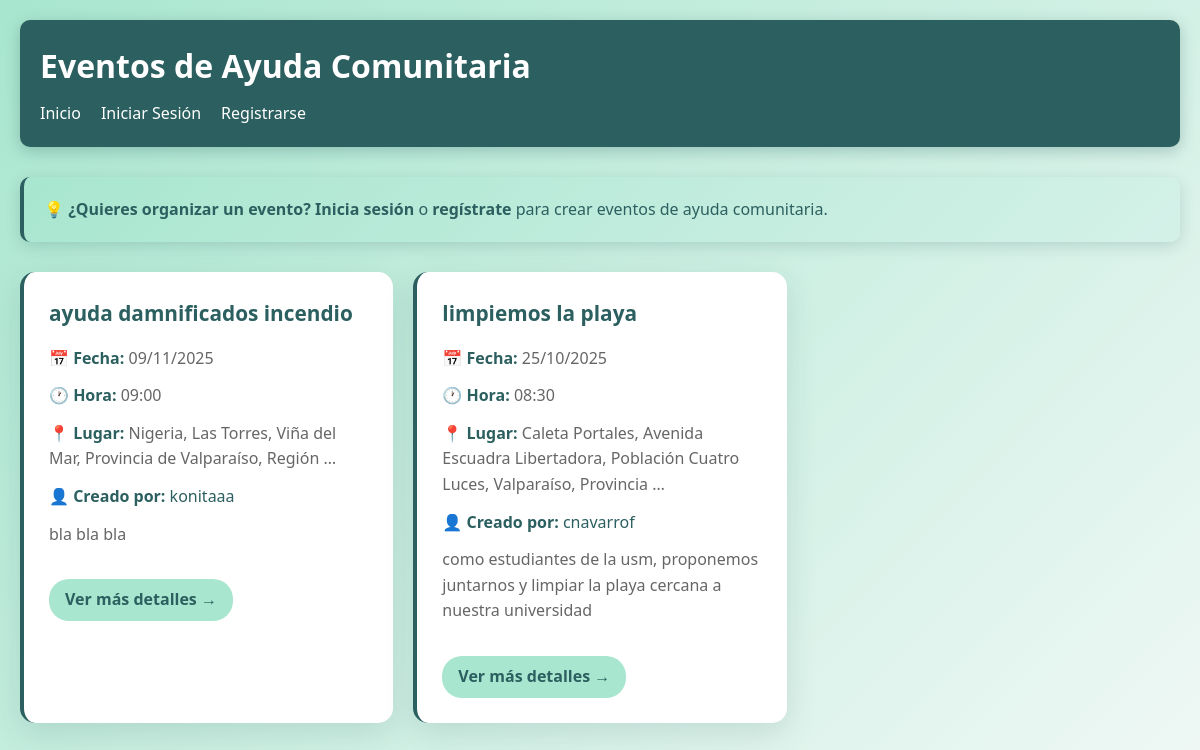
Page /eventos/ on the earlier database version.
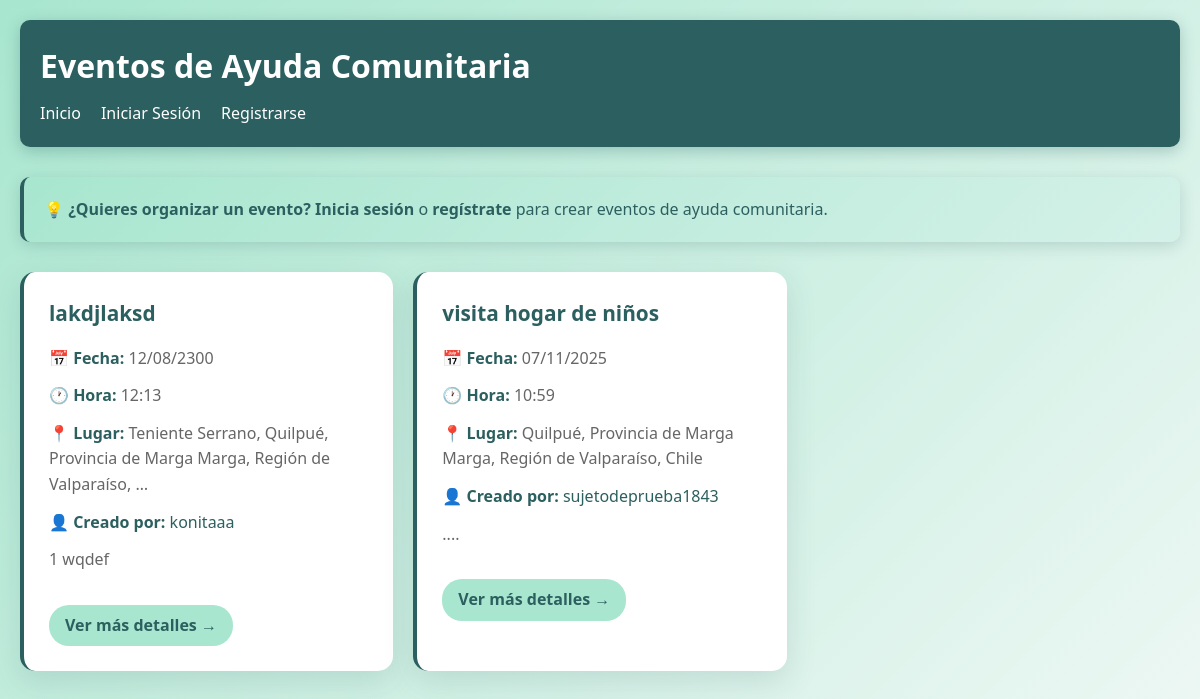
Same page on the later database version.
### Humanet/models.py (models this page shows, shortened)
class Evento(models.Model):
    creador = models.ForeignKey(User, on_delete=models.CASCADE, related_name='eventos')
    nombre = models.CharField(max_length=200)
    fecha = models.DateField()
    hora = models.TimeField()
    ubicacion = models.CharField(max_length=300)
    latitud = models.DecimalField(max_digits=9, decimal_places=6, null=True, blank=True)
    longitud = models.DecimalField(max_digits=9, decimal_places=6, null=True, blank=True)
    descripcion = models.TextField()
    detalles = models.TextField(blank=True, null=True)
    imagen = models.ImageField(upload_to='eventos/', blank=True, null=True)
    fecha_creacion = models.DateTimeField(auto_now_add=True)
    class Meta:
        ordering = ['-fecha_creacion']
        verbose_name = 'Evento'
        verbose_name_plural = 'Eventos'

### Humanet/views.py (the view)
# urls.py: path('eventos/', views.lista_eventos, name='lista_eventos'),
def lista_eventos(request):
    eventos = Evento.objects.all()
    return render(request, 'Humanet/lista_eventos.html', {'eventos': eventos})

### Humanet/templates/Humanet/lista_eventos.html (shortened to what this page needs)
<!DOCTYPE html>
<html lang="es">
<head>
</head>
<body>
    <header>
        <h1>Eventos de Ayuda Comunitaria</h1>
        <nav>
            <ul>
                <li><a href="/">Inicio</a></li>
                {% if user.is_authenticated %}
                    <li><a href="{% url 'perfil' %}">Mi Perfil</a></li>
                {% else %}
                    <li><a href="{% url 'login' %}">Iniciar Sesión</a></li>
                    <li><a href="{% url 'registro' %}">Registrarse</a></li>
                {% endif %}
            </ul>
        </nav>
    </header>
    <main>
        {% if user.is_authenticated %}
            <a href="{% url 'crear_evento' %}" class="crear-btn">+ Crear Nuevo Evento</a>
        {% else %}
            <div class="login-message">
                💡 <strong>¿Quieres organizar un evento?</strong>
                <a href="{% url 'login' %}">Inicia sesión</a> o
                <a href="{% url 'registro' %}">regístrate</a> para crear eventos de ayuda comunitaria.
            </div>
        {% endif %}
        {% if eventos %}
        <div class="eventos-grid">
            {% for evento in eventos %}
            <div class="evento-card">
                <h3>{{ evento.nombre }}</h3>
                <div class="evento-info">
                    <strong>📅 Fecha:</strong> {{ evento.fecha|date:"d/m/Y" }}
                </div>
                <div class="evento-info">
                    <strong>🕐 Hora:</strong> {{ evento.hora|time:"H:i" }}
                </div>
                <div class="evento-info">
                    <strong>📍 Lugar:</strong> {{ evento.ubicacion|truncatewords:10 }}
                </div>
               <div class="evento-info">
                    <strong>👤 Creado por:</strong>
                    <a href="{% url 'perfil_publico' evento.creador.username %}" style="color: #2c5f5f; text-decoration: none;">
                        {{ evento.creador }}
                    </a>
                </div>
                <div class="evento-info">
                    {{ evento.descripcion|truncatewords:20 }}
                </div>
                <a href="{% url 'detalle_evento' evento.id %}" class="ver-mas">Ver más detalles →</a>
            </div>
            {% endfor %}
        </div>
        {% endif %}
    </main>
</body>
</html>

### Humanet/templates/Humanet/lista_eventos.html (style rules this page uses)
* { margin: 0; padding: 0; box-sizing: border-box; }
body { font-family: 'Segoe UI', Tahoma, Geneva, Verdana, sans-serif; line-height: 1.6; padding: 20px; background: linear-gradient(135deg, #a8e6cf 0%, #f0f8f5 100%); min-height: 100vh; }
header { background: #2c5f5f; color: #fff; padding: 20px; margin-bottom: 30px; border-radius: 10px; box-shadow: 0 4px 15px rgba(44, 95, 95, 0.3); }
header h1 { margin-bottom: 10px; }
nav ul { list-style: none; display: flex; gap: 20px; }
nav a { color: #fff; text-decoration: none; }
main { max-width: 1200px; margin: 0 auto; }
.login-message { background: linear-gradient(135deg, #a8e6cf 0%, #d4f1e8 100%); color: #2c5f5f; padding: 20px; border-radius: 10px; margin-bottom: 30px; border-left: 4px solid #2c5f5f; box-shadow: 0 4px 15px rgba(44, 95, 95, 0.2); }
.login-message a { color: #2c5f5f; font-weight: bold; text-decoration: none; }
.eventos-grid { display: grid; grid-template-columns: repeat(auto-fill, minmax(350px, 1fr)); gap: 20px; }
.evento-card { background: white; padding: 25px; border-radius: 15px; box-shadow: 0 10px 30px rgba(44, 95, 95, 0.15); transition: all 0.3s; border-left: 4px solid #2c5f5f; }
.evento-card h3 { color: #2c5f5f; margin-bottom: 15px; font-size: 1.3rem; }
.evento-info { margin: 12px 0; color: #666; }
.evento-info strong { color: #2c5f5f; }
.ver-mas { display: inline-block; margin-top: 20px; color: #2c5f5f; text-decoration: none; font-weight: bold; padding: 8px 16px; background: #a8e6cf; border-radius: 20px; transition: all 0.3s; }

Differences in the rows shown:
removed Evento: nombre "ayuda damnificados incendio", fecha "09/11/2025", hora "09:00", ubicacion "Nigeria, Las Torres, Viña del Mar, Provincia de Valparaíso, Región …", creador "konitaaa", descripcion "bla bla bla"
removed Evento: nombre "limpiemos la playa", fecha "25/10/2025", hora "08:30", ubicacion "Caleta Portales, Avenida Escuadra Libertadora, Población Cuatro Luces, Valparaíso, Provincia …", creador "cnavarrof", descripcion "como estudiantes de la usm, proponemos juntarnos y limpiar la playa cercana a nuestra universidad"
added Evento: nombre "lakdjlaksd", fecha "12/08/2300", hora "12:13", ubicacion "Teniente Serrano, Quilpué, Provincia de Marga Marga, Región de Valparaíso, …", creador "konitaaa", descripcion "1 wqdef"
added Evento: nombre "visita hogar de niños", fecha "07/11/2025", hora "10:59", ubicacion "Quilpué, Provincia de Marga Marga, Región de Valparaíso, Chile", creador "sujetodeprueba1843", descripcion "...."
